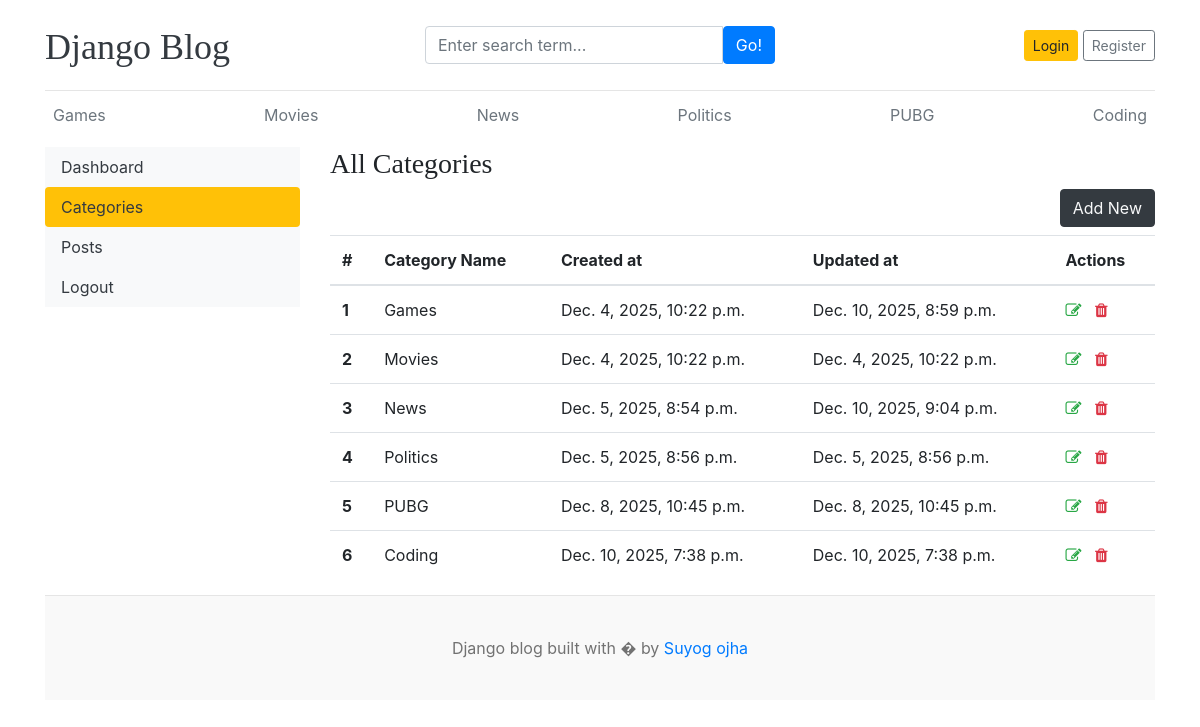
/dashboard/categories/, run on the app's committed database.
### blogs/models.py (models this page shows)
class Category(models.Model):
    category_name = models.CharField(max_length=50, unique=True)
    created_at = models.DateTimeField(auto_now_add=True)
    updated_at = models.DateTimeField(auto_now=True)
    class Meta:
        verbose_name_plural = 'categories'
    def __str__(self):
        return self.category_name

### dashboards/views.py (the view)
# urls.py: path('categories/', views.categories, name='categories'),
def categories(request):
    categories = Category.objects.all()
    context = {
        'categories': categories,
    }
    return render(request, 'dashboard/categories.html', context)

### blogs/context_processors.py (called while the page is built)
def get_categories(request):
    categories = Category.objects.all()
    return dict(categories=categories)

### templates/dashboard/categories.html (shortened to what this page needs)
{% extends 'base.html' %}
{% block content %}
    <div class="row">
        {% include 'dashboard/sidebar.html' %}
        <div class="col-md-9">
            <h3>All Categories</h3>
            <a href="{% url 'add_category' %}" class="btn btn-dark text-light float-right mb-2">Add New</a>
                <table class="table table-hover">
                    <thead>
                        <tr>
                        <th>#</th>
                        <th>Category Name</th>
                        <th>Created at</th>
                        <th>Updated at</th>
                        <th>Actions</th>
                        </tr>
                    </thead>
                    <tbody>
                        {% for cat in categories %}
                        <tr>
                        <th>{{ forloop.counter }}</th>
                        <td>{{ cat }}</td>
                        <td>{{ cat.created_at }}</td>
                        <td>{{ cat.updated_at }}</td>
                        <td>
                            <a href="{% url 'edit_category' cat.id %}"><i class="fa fa-edit text-success"></i></a>
                            <a href="{% url 'delete_category' cat.id %}"><i class="fa fa-trash text-danger"></i></a>
                        </td>
                        </tr>
                        {% endfor %}
                    </tbody>
                </table>
        </div>
    </div>
{% endblock %}

### templates/base.html (shortened to what this page needs)
{% load static %}
<!DOCTYPE html>
<html lang="en">
<head>
    <link href="https://getbootstrap.com/docs/4.0/dist/css/bootstrap.min.css" rel="stylesheet">
    <link rel="stylesheet" href="/static/css/blog.css" type="text/css">
    <link rel="stylesheet" href="https://cdnjs.cloudflare.com/ajax/libs/font-awesome/4.7.0/css/font-awesome.min.css">
  </head>
<body>
    <div class="container">
      <header class="blog-header py-3">
        <div class="row flex-nowrap justify-content-between align-items-center">
          <div class="col-4 pt-1">
            <a class="blog-header-logo text-dark" href="/">Django Blog</a>
          </div>
          <div class="col-4">
            <form action="{% url 'search' %}" method="GET">
              <div class="input-group">
                <input class="form-control" type="text" name="keyword" value="{{ keyword }}" placeholder="Enter search term..." aria-label="Enter search term..." aria-describedby="button-search" />
                <button type="submit" class="btn btn-primary" id="button-search" type="button">Go!</button>
            </div>
            </form>
          </div>
          <div class="col-4 d-flex justify-content-end align-items-center">
            {% if not user.is_authenticated %}
            <a class="btn btn-sm btn-warning" href="{% url 'login' %}">Login</a> &nbsp;
            <a class="btn btn-sm btn-outline-secondary" href="{% url 'register' %}">Register</a>
            {% else %}
            <span>Welcome, {{ user }} <a href="{% url 'dashboard' %}"><span>Dashboard</span></a> </span>
            &emsp;
            <span><a href="{% url 'logout' %}">Logout</a></span>
            {% endif %}
          </div>
        </div>
      </header>
      <div class="nav-scroller py-1 mb-2">
        <nav class="nav d-flex justify-content-between">
          {% for cat in categories %}
          <a class="p-2 text-muted" href="{% url 'posts_by_category' cat.id %}">{{ cat.category_name }}</a>
          {% endfor %}
        </nav>
      </div>
{% block content %}
{% endblock content %}
<footer class="blog-footer">
  <p>Django blog built with � by <a href="#">Suyog ojha</a></p>
</footer>
</body>
</html>

### blog_main/static/css/blog.css (style rules this page uses)
.blog-header { border-bottom: 1px solid #e5e5e5; }
.blog-header-logo { font-family: "Playfair Display", Georgia, "Times New Roman", serif; font-size: 2.25rem; }
h1, h2, h3, h4, h5, h6 { font-family: "Playfair Display", Georgia, "Times New Roman", serif; }
.blog-footer { padding: 2.5rem 0; color: #727272; text-align: center; background-color: #f9f9f9; border-top: .05rem solid #e5e5e5; }
.blog-footer p:last-child { margin-bottom: 0; }

### data on the page
Category: category_name "Games", created_at "Dec. 4, 2025, 10:22 p.m.", updated_at "Dec. 10, 2025, 8:59 p.m."
Category: category_name "Movies", created_at "Dec. 4, 2025, 10:22 p.m.", updated_at "Dec. 4, 2025, 10:22 p.m."
Category: category_name "News", created_at "Dec. 5, 2025, 8:54 p.m.", updated_at "Dec. 10, 2025, 9:04 p.m."
Category: category_name "Politics", created_at "Dec. 5, 2025, 8:56 p.m.", updated_at "Dec. 5, 2025, 8:56 p.m."
Category: category_name "PUBG", created_at "Dec. 8, 2025, 10:45 p.m.", updated_at "Dec. 8, 2025, 10:45 p.m."
Category: category_name "Coding", created_at "Dec. 10, 2025, 7:38 p.m.", updated_at "Dec. 10, 2025, 7:38 p.m."
